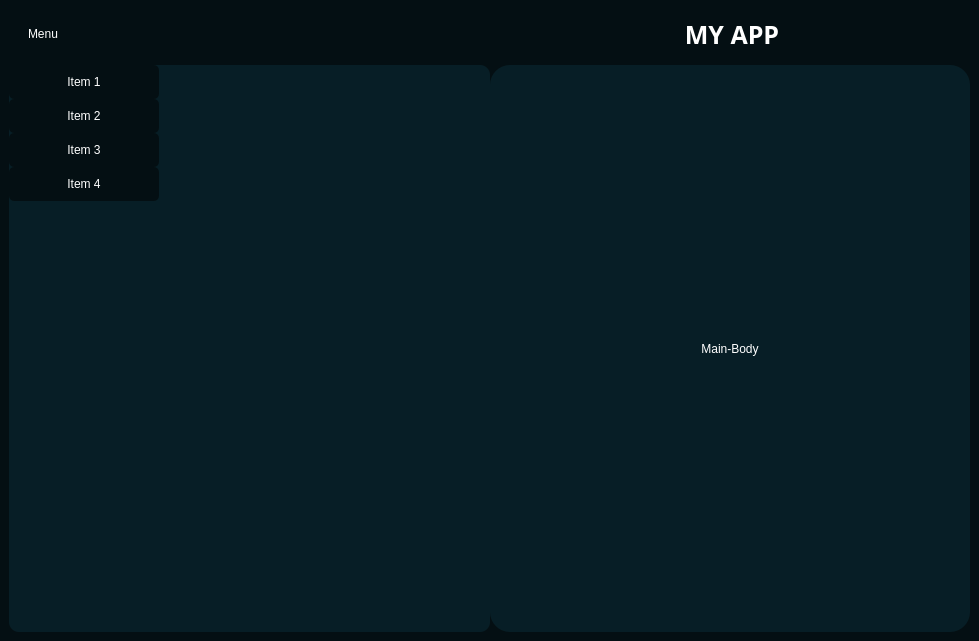
<?xml version="1.0" encoding="UTF-8"?>
<ui version="4.0">
 <class>MainWindow</class>
 <widget class="QMainWindow" name="MainWindow">
  <property name="geometry">
   <rect>
    <x>0</x>
    <y>0</y>
    <width>979</width>
    <height>641</height>
   </rect>
  </property>
  <property name="windowTitle">
   <string>MainWindow</string>
  </property>
  <property name="styleSheet">
   <string notr="true"/>
  </property>
  <widget class="QWidget" name="centralwidget">
   <property name="styleSheet">
    <string notr="true">*{
	border: none;
	background-color: transparent;
	color: white;
}
#centralwidget{
	background-color: #040f13;
}
#side_menu{
	background-color: #071e26; 
	border-radius: 20px;
}
QPushButton{
	padding: 10px; 
	background-color: #040f13;
	border-radius: 5px;
}
#main_body{
	background-color: #071e26;
	border-radius: 10px;
}</string>
   </property>
   <layout class="QVBoxLayout" name="verticalLayout">
    <item alignment="Qt::AlignTop">
     <widget class="QFrame" name="header">
      <property name="minimumSize">
       <size>
        <width>0</width>
        <height>50</height>
       </size>
      </property>
      <property name="maximumSize">
       <size>
        <width>16777215</width>
        <height>50</height>
       </size>
      </property>
      <property name="frameShape">
       <enum>QFrame::StyledPanel</enum>
      </property>
      <property name="frameShadow">
       <enum>QFrame::Raised</enum>
      </property>
      <layout class="QHBoxLayout" name="horizontalLayout_2">
       <property name="spacing">
        <number>0</number>
       </property>
       <property name="topMargin">
        <number>0</number>
       </property>
       <property name="rightMargin">
        <number>0</number>
       </property>
       <property name="bottomMargin">
        <number>0</number>
       </property>
       <item alignment="Qt::AlignLeft">
        <widget class="QFrame" name="frame">
         <property name="frameShape">
          <enum>QFrame::StyledPanel</enum>
         </property>
         <property name="frameShadow">
          <enum>QFrame::Raised</enum>
         </property>
         <layout class="QHBoxLayout" name="horizontalLayout_4">
          <property name="spacing">
           <number>0</number>
          </property>
          <property name="leftMargin">
           <number>0</number>
          </property>
          <property name="topMargin">
           <number>0</number>
          </property>
          <property name="rightMargin">
           <number>0</number>
          </property>
          <property name="bottomMargin">
           <number>0</number>
          </property>
          <item>
           <widget class="QPushButton" name="pushButton">
            <property name="minimumSize">
             <size>
              <width>0</width>
              <height>30</height>
             </size>
            </property>
            <property name="maximumSize">
             <size>
              <width>16777215</width>
              <height>30</height>
             </size>
            </property>
            <property name="text">
             <string>Menu</string>
            </property>
            <property name="icon">
             <iconset resource="icons.qrc">
              <normaloff>:/whiteicons/whiteicons/align-justify.svg</normaloff>:/whiteicons/whiteicons/align-justify.svg</iconset>
            </property>
            <property name="iconSize">
             <size>
              <width>24</width>
              <height>24</height>
             </size>
            </property>
           </widget>
          </item>
         </layout>
        </widget>
       </item>
       <item>
        <widget class="QFrame" name="frame_3">
         <property name="frameShape">
          <enum>QFrame::StyledPanel</enum>
         </property>
         <property name="frameShadow">
          <enum>QFrame::Raised</enum>
         </property>
         <layout class="QHBoxLayout" name="horizontalLayout_3">
          <item>
           <widget class="QLabel" name="label">
            <property name="font">
             <font>
              <family>Noto Sans</family>
              <pointsize>19</pointsize>
              <weight>75</weight>
              <bold>true</bold>
             </font>
            </property>
            <property name="text">
             <string>MY APP</string>
            </property>
            <property name="alignment">
             <set>Qt::AlignCenter</set>
            </property>
           </widget>
          </item>
         </layout>
        </widget>
       </item>
      </layout>
     </widget>
    </item>
    <item>
     <widget class="QFrame" name="frame_2">
      <property name="sizePolicy">
       <sizepolicy hsizetype="Preferred" vsizetype="Expanding">
        <horstretch>0</horstretch>
        <verstretch>0</verstretch>
       </sizepolicy>
      </property>
      <property name="frameShape">
       <enum>QFrame::StyledPanel</enum>
      </property>
      <property name="frameShadow">
       <enum>QFrame::Raised</enum>
      </property>
      <layout class="QHBoxLayout" name="horizontalLayout">
       <property name="spacing">
        <number>0</number>
       </property>
       <property name="leftMargin">
        <number>0</number>
       </property>
       <property name="topMargin">
        <number>0</number>
       </property>
       <property name="rightMargin">
        <number>0</number>
       </property>
       <property name="bottomMargin">
        <number>0</number>
       </property>
       <item>
        <widget class="QFrame" name="main_body">
         <property name="frameShape">
          <enum>QFrame::StyledPanel</enum>
         </property>
         <property name="frameShadow">
          <enum>QFrame::Raised</enum>
         </property>
         <layout class="QVBoxLayout" name="verticalLayout_2">
          <property name="spacing">
           <number>0</number>
          </property>
          <property name="leftMargin">
           <number>0</number>
          </property>
          <property name="topMargin">
           <number>0</number>
          </property>
          <property name="rightMargin">
           <number>0</number>
          </property>
          <property name="bottomMargin">
           <number>0</number>
          </property>
          <item alignment="Qt::AlignTop">
           <widget class="QFrame" name="frame_4">
            <property name="minimumSize">
             <size>
              <width>150</width>
              <height>0</height>
             </size>
            </property>
            <property name="maximumSize">
             <size>
              <width>150</width>
              <height>16777215</height>
             </size>
            </property>
            <property name="frameShape">
             <enum>QFrame::StyledPanel</enum>
            </property>
            <property name="frameShadow">
             <enum>QFrame::Raised</enum>
            </property>
            <layout class="QVBoxLayout" name="verticalLayout_3">
             <property name="spacing">
              <number>0</number>
             </property>
             <property name="leftMargin">
              <number>0</number>
             </property>
             <property name="topMargin">
              <number>0</number>
             </property>
             <property name="rightMargin">
              <number>0</number>
             </property>
             <property name="bottomMargin">
              <number>0</number>
             </property>
             <item>
              <widget class="QPushButton" name="pushButton_2">
               <property name="text">
                <string>Item 1</string>
               </property>
               <property name="icon">
                <iconset resource="icons.qrc">
                 <normaloff>:/whiteicons/whiteicons/home.svg</normaloff>:/whiteicons/whiteicons/home.svg</iconset>
               </property>
              </widget>
             </item>
             <item>
              <widget class="QPushButton" name="pushButton_3">
               <property name="text">
                <string>Item 2</string>
               </property>
               <property name="icon">
                <iconset resource="icons.qrc">
                 <normaloff>:/whiteicons/whiteicons/book-open.svg</normaloff>:/whiteicons/whiteicons/book-open.svg</iconset>
               </property>
              </widget>
             </item>
             <item>
              <widget class="QPushButton" name="pushButton_4">
               <property name="text">
                <string>Item 3</string>
               </property>
               <property name="icon">
                <iconset resource="icons.qrc">
                 <normaloff>:/whiteicons/whiteicons/search.svg</normaloff>:/whiteicons/whiteicons/search.svg</iconset>
               </property>
              </widget>
             </item>
             <item>
              <widget class="QPushButton" name="pushButton_5">
               <property name="text">
                <string>Item 4</string>
               </property>
               <property name="icon">
                <iconset resource="icons.qrc">
                 <normaloff>:/whiteicons/whiteicons/delete.svg</normaloff>:/whiteicons/whiteicons/delete.svg</iconset>
               </property>
              </widget>
             </item>
            </layout>
           </widget>
          </item>
         </layout>
        </widget>
       </item>
       <item>
        <widget class="QCustomSlideMenu" name="side_menu" native="true">
         <layout class="QHBoxLayout" name="horizontalLayout_5">
          <item>
           <widget class="QLabel" name="label_2">
            <property name="text">
             <string>Main-Body</string>
            </property>
            <property name="alignment">
             <set>Qt::AlignCenter</set>
            </property>
           </widget>
          </item>
         </layout>
        </widget>
       </item>
      </layout>
     </widget>
    </item>
   </layout>
  </widget>
 </widget>
 <customwidgets>
  <customwidget>
   <class>QCustomSlideMenu</class>
   <extends>QWidget</extends>
   <header location="global">Custom_Widgets.Widgets.h</header>
   <container>1</container>
  </customwidget>
 </customwidgets>
 <resources>
  <include location="icons.qrc"/>
 </resources>
 <connections/>
</ui>
